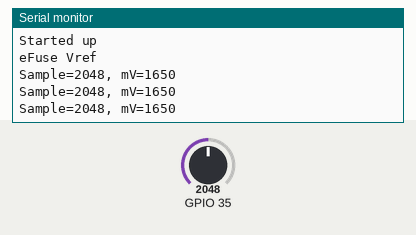
Bench run of a program on a simulated ESP32. On the bench: the last lines printed to the serial monitor. The test bench sets the inputs (shaded band); at power-on: GPIO 35 = 2048.

Above: at 1.3 s.
1.4 s: GPIO 35 set to 2866
At 1.9 s:
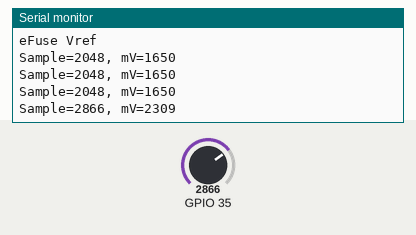
2.9 s: GPIO 35 set to 3603
At 3.4 s:
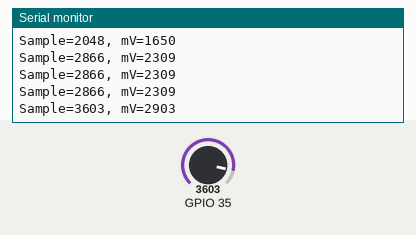
Timing chart, 0 to 5.9 s (numbered marks = the images above; inputs shaded):
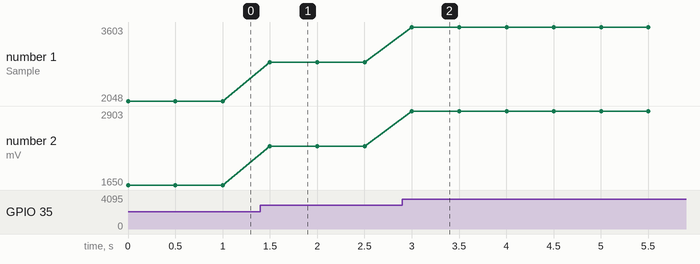

Measured:
- after the input at 1.4 s, the serial monitor: prints a new line after 0.10 s (image 1)
- after the input at 2.9 s, the serial monitor: prints a new line after 0.10 s (image 2)
- plotted number 1: 2048 → 2866 after the input at 1.4 s, 2866 → 3603 after the input at 2.9 s
- plotted number 2: 1650 → 2309 after the input at 1.4 s, 2309 → 2903 after the input at 2.9 s

The program:

main.cpp
```cpp
#include <Arduino.h>

#include "esp_adc_cal.h"

// calibration values for the adc
const uint32_t DEFAULT_VREF=1100;
const adc_unit_t ADC_UNIT = ADC_UNIT_1;
esp_adc_cal_characteristics_t *adc_chars;

void setup()
{
  Serial.begin(115200);
  Serial.println("Started up");

  //Range 0-4096
  adc1_config_width(ADC_WIDTH_BIT_12);
  // full voltage range
  adc1_config_channel_atten(ADC1_CHANNEL_7, ADC_ATTEN_DB_11);

    //Characterize ADC
    adc_chars = (esp_adc_cal_characteristics_t *)calloc(1, sizeof(esp_adc_cal_characteristics_t));
    esp_adc_cal_value_t val_type = esp_adc_cal_characterize(ADC_UNIT, ADC_ATTEN_DB_11, ADC_WIDTH_BIT_12, DEFAULT_VREF, adc_chars);
    if (val_type == ESP_ADC_CAL_VAL_EFUSE_VREF) {
        Serial.printf("eFuse Vref\r\n");
    } else if (val_type == ESP_ADC_CAL_VAL_EFUSE_TP) {
        Serial.printf("Two Point\r\n");
    } else {
        Serial.printf("Default\r\n");
    }
}

void loop()
{
  // for a more accurate reading you could read multiple samples here

  // read a sample from the adc using GPIO35
  int sample = adc1_get_raw(ADC1_CHANNEL_7);
  // get the calibrated value
  int milliVolts = esp_adc_cal_raw_to_voltage(sample, adc_chars);

  Serial.printf("Sample=%d, mV=%d\n", sample, milliVolts);
  //Serial.printf("%04X\r\n", sample);
  delay(500);
}
```
